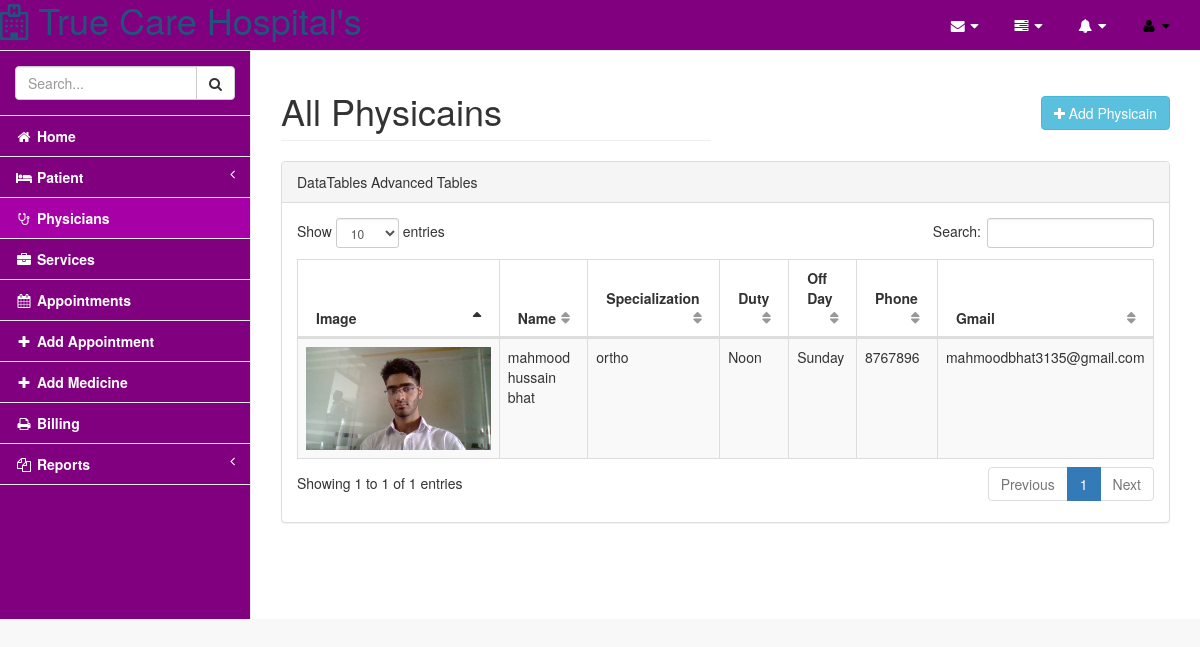
Screenshot of /pages/physicians.php with the database file from the repository.
### tables this page shows
CREATE TABLE IF NOT EXISTS `physicians` (
  `doc_id` int(11) NOT NULL AUTO_INCREMENT,
  `img` varchar(150) NOT NULL,
  `name` varchar(300) NOT NULL,
  `type` varchar(30) NOT NULL,
  `address` varchar(350) NOT NULL,
  `specialization` varchar(100) NOT NULL,
  `experience` varchar(30) NOT NULL,
  `duty` varchar(30) NOT NULL,
  `offday` varchar(50) NOT NULL,
  `regdate` varchar(50) NOT NULL,
  `gender` varchar(10) NOT NULL,
  `phone` varchar(15) NOT NULL,
  `email` varchar(100) NOT NULL,
  PRIMARY KEY (`doc_id`)
);

### pages/physicians.php (the view, shortened to what this page needs)
<!DOCTYPE html>
<html lang="en">
<head>
    <link href="../vendor/bootstrap/css/bootstrap.min.css" rel="stylesheet">
    <link href="../vendor/metisMenu/metisMenu.min.css" rel="stylesheet">
    <link href="../vendor/datatables-plugins/dataTables.bootstrap.css" rel="stylesheet">
    <link href="../vendor/datatables-responsive/dataTables.responsive.css" rel="stylesheet">
    <link href="../dist/css/sb-admin-2.css" rel="stylesheet">
    <link href="../vendor/font-awesome/css/font-awesome.min.css" rel="stylesheet" type="text/css">
</head>
<body>
    <div id="wrapper">
        <?php include_once 'nav.php'; ?>
        <div id="page-wrapper">
            <div class="row">
                <div class="col-lg-6">
                    <h1 class="page-header">All Physicains</h1>
                </div>
                <div class="col-lg-6">
                    <a href="#" data-target="#login-modal" data-toggle="modal" role="button" class="btn btn-info btn-small pull-right" style="margin-top: 45px;"><i class="fa fa-plus"></i> Add Physicain</a>
                </div>
            </div>
            <div class="row">
                <div class="col-lg-12">
                    <div class="panel panel-default">
                        <div class="panel-heading">
                            DataTables Advanced Tables
                        </div>
                        <div class="panel-body">
                        <?php
                        include_once 'connection.php';
                            $query="SELECT * FROM physicians";
                            $result=mysqli_query($conn, $query);
                            echo"<table width='100%' class='table table-striped table-bordered table-hover' id='dataTables-example'>";
                                echo"<thead>";
                                    echo"<tr>";
                                        echo"<th>Image</th>
                                        <th>Name</th>
                                        <th>Specialization</th>
                                        <th>Duty</th>
                                        <th>Off Day</th>
                                        <th>Phone</th>
                                        <th>Gmail</th>";
                                    echo"</tr>";
                                echo"</thead>";
                                while ($row=mysqli_fetch_array($result)) {
                                echo"<tbody>";
                                    echo"<tr class='odd gradeX'>";
                                        echo"
                                            <td><img src='physicians/".$row['1']."' class='img-responsive' /></td>
                                            <td>".$row[2]."</td>
                                            <td>".$row[5]."</td>
                                            <td>".$row[7]."</td>
                                            <td>".$row[8]."</td>
                                            <td>".$row[11]."</td>
                                            <td>".$row[12]."</td>";
                                    echo"</tr>";
                                echo"</tbody>";
                                }
                            echo"</table>";
                             ?>
                        </div>
                    </div>
                </div>
            </div>
        </div>
    </div>
</body>
</html>

### rows the page displays
physicians: img (picture), name "mahmood hussain bhat", specialization "ortho", duty "Noon", offday "Sunday", phone "8767896", email "mahmoodbhat3135@gmail.com"
